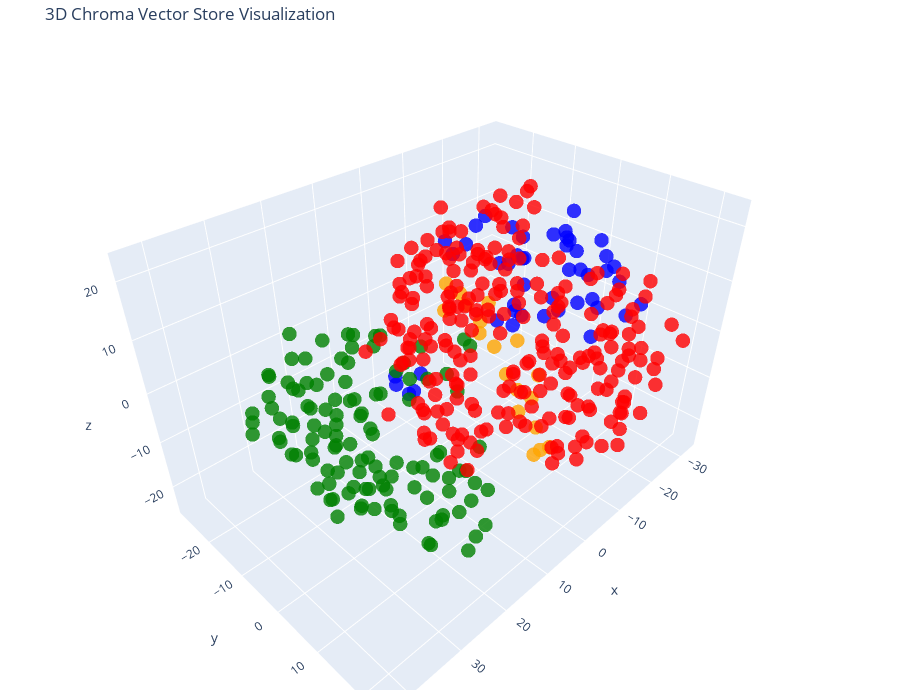

The cell this chart's notebook holds for it:
### Code cell
tsne = TSNE(n_components=3, random_state=42)
reduced_vectors = tsne.fit_transform(vectors)

# Create the 3D scatter plot
fig = go.Figure(data=[go.Scatter3d(
    x=reduced_vectors[:, 0],
    y=reduced_vectors[:, 1],
    z=reduced_vectors[:, 2],
    mode='markers',
    marker=dict(size=5, color=colors, opacity=0.8),
    text=[f"Type: {t}<br>Text: {d[:100]}..." for t, d in zip(doc_types, documents)],
    hoverinfo='text'
)])

fig.update_layout(
    title='3D Chroma Vector Store Visualization',
    scene=dict(xaxis_title='x', yaxis_title='y', zaxis_title='z'),
    width=900,
    height=700,
    margin=dict(r=10, b=10, l=10, t=40)
)

fig.show()

### Figure 1 — Plotly figure (JSON) as saved in the notebook; plotly's stock layout.template omitted (floating-point values rounded to 4 significant figures; data arrays with more than 128 entries replaced by an {"elided": "..."} marker saying what was removed)
{"data": [{"hoverinfo": "text", "marker": {"color": {"elided": "413 str values"}, "opacity": 0.8, "size": 5}, "mode": "markers", "text": {"elided": "413 str values"}, "type": "scatter3d", "x": {"elided": "413 float values"}, "y": {"elided": "413 float values"}, "z": {"elided": "413 float values"}}], "layout": {"height": 700, "margin": {"b": 10, "l": 10, "r": 10, "t": 40}, "scene": {"xaxis": {"title": {"text": "x"}}, "yaxis": {"title": {"text": "y"}}, "zaxis": {"title": {"text": "z"}}}, "title": {"text": "3D Chroma Vector Store Visualization"}, "width": 900}}
